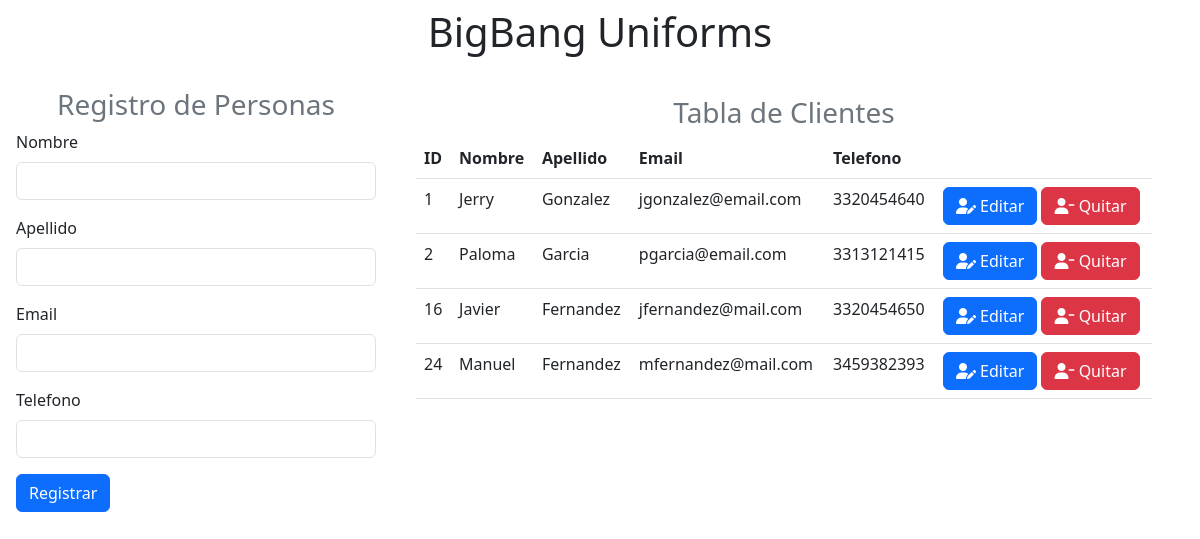
The page / on the database its author committed.
### tables this page shows
CREATE TABLE `client_bbu` (
  `id` int(20) NOT NULL,
  `name` varchar(45) DEFAULT NULL,
  `last_name` varchar(45) DEFAULT NULL,
  `email` varchar(45) NOT NULL,
  `phone` varchar(15) DEFAULT NULL
);

### model/connect.php (called while the page is built, shortened)
<?php
class Connect{
    private $connector;
    public function __construct(){
        $this->connector = mysqli_connect("localhost", "root", "", "mysql_databases");
        $this->connector->set_charset("utf8");
    }
    public function connectionDataBase($sql){
        $result = mysqli_query($this->connector, $sql);
        return $result;
    }
}
?>

### controller/client_dao.php (called while the page is built, shortened)
<?php
class ClientDao{
    public function selectClient(){
        $data = array();
        $connector = new Connect();
        $result = $connector->connectionDataBase("SELECT * from client_bbu");
        if(mysqli_num_rows($result) > 0){
            while($dbdata = mysqli_fetch_assoc($result)){
                $client = new Client();
                $client->setId($dbdata["id"]);
                $client->setName($dbdata["name"]);
                $client->setLastName($dbdata["last_name"]);
                $client->setEmail($dbdata["email"]);
                $client->setPhone($dbdata["phone"]);
                array_push($data, $client);
            }
        }
        return $data;
    }
}
?>

### model/client.php (called while the page is built)
<?php
class Client{
    private $id;
    private $name;
    private $lastName;
    private $email;
    private $phone;
    public function getId()
    {
        return $this->id;
    }
    public function setId($id)
    {
        $this->id = $id;
        return $this;
    }
    public function getName()
    {
        return $this->name;
    }
    public function setName($name)
    {
        $this->name = $name;
        return $this;
    }
    public function getLastName()
    {
        return $this->lastName;
    }
    public function setLastName($lastName)
    {
        $this->lastName = $lastName;
        return $this;
    }
    public function getEmail()
    {
        return $this->email;
    }
    public function setEmail($email)
    {
        $this->email = $email;
        return $this;
    }
    public function getPhone()
    {
        return $this->phone;
    }
    public function setPhone($phone)
    {
        $this->phone = $phone;
        return $this;
    }
}
?>

### index.php (the view, shortened to what this page needs)
<!DOCTYPE html>
<html lang="en">
<head>
    <link href="https://cdn.jsdelivr.net/npm/bootstrap@5.3.0-alpha1/dist/css/bootstrap.min.css" rel="stylesheet">
</head>
<body>
    <?php
    include "model/client.php";
    include "model/connect.php";
    include "controller/client_dao.php";
    ?>
    <h1 class="text-center p-2">BigBang Uniforms</h1>
    <div class="container-fluid row">
        <form class="col-4 p-3" method="POST">
            <h3 class="text-center text-secondary">Registro de Personas</h3>
            <div class="mb-3">
                <label for="name" class="form-label">Nombre</label>
                <input type="text" class="form-control" id="name" name="name">
            </div>
            <div class="mb-3">
                <label for="last_name" class="form-label">Apellido</label>
                <input type="text" class="form-control" id="last_name" name="last_name">
            </div>
            <div class="mb-3">
                <label for="email" class="form-label">Email</label>
                <input type="text" class="form-control" id="email" name="email">
            </div>
            <div class="mb-3">
                <label for="phone" class="form-label">Telefono</label>
                <input type="text" class="form-control" id="phone" name="phone">
            </div>
            <button type="submit" class="btn btn-primary" name="register_btn" value="ok">Registrar</button>
        </form>
        <div class="col-8 p-4">
            <h3 class="text-center text-secondary">Tabla de Clientes</h3>
            <table class="table">
                <thead class="bg-info">
                    <tr>
                        <th scope="col">ID</th>
                        <th scope="col">Nombre</th>
                        <th scope="col">Apellido</th>
                        <th scope="col">Email</th>
                        <th scope="col">Telefono</th>
                        <th scope="col"></th>
                    </tr>
                </thead>
                <tbody>
                    <?php
                        $client = new ClientDao();
                        $dbdata = $client->selectClient();
                        foreach($dbdata as $value) {
                    ?>
                    <tr>
                        <td><?= $value->getId() ?></td>
                        <td><?= $value->getName() ?></td>
                        <td><?= $value->getLastName() ?></td>
                        <td><?= $value->getEmail() ?></td>
                        <td><?= $value->getPhone() ?></td>
                        <td>
                            <a href="view/view_edit.php?id=<?= $value->getId() ?>"
                            class="btn btn-small btn-primary"><i class="fa-solid fa-user-pen"></i> Editar</a>
                            <a href="index.php?id=<?= $value->getId() ?>"
                            class="btn btn-small btn-danger"><i class="fa-solid fa-user-minus"></i> Quitar</a>
                        </td>
                    </tr>
                    <?php
                        }
                    ?>
                </tbody>
            </table>
        </div>
    </div>
</body>
</html>

### rows shown on the page
client_bbu: id "1", name "Jerry", last_name "Gonzalez", email "jgonzalez@email.com", phone "3320454640"
client_bbu: id "2", name "Paloma", last_name "Garcia", email "pgarcia@email.com", phone "3313121415"
client_bbu: id "16", name "Javier", last_name "Fernandez", email "jfernandez@mail.com", phone "3320454650"
client_bbu: id "24", name "Manuel", last_name "Fernandez", email "mfernandez@mail.com", phone "3459382393"
